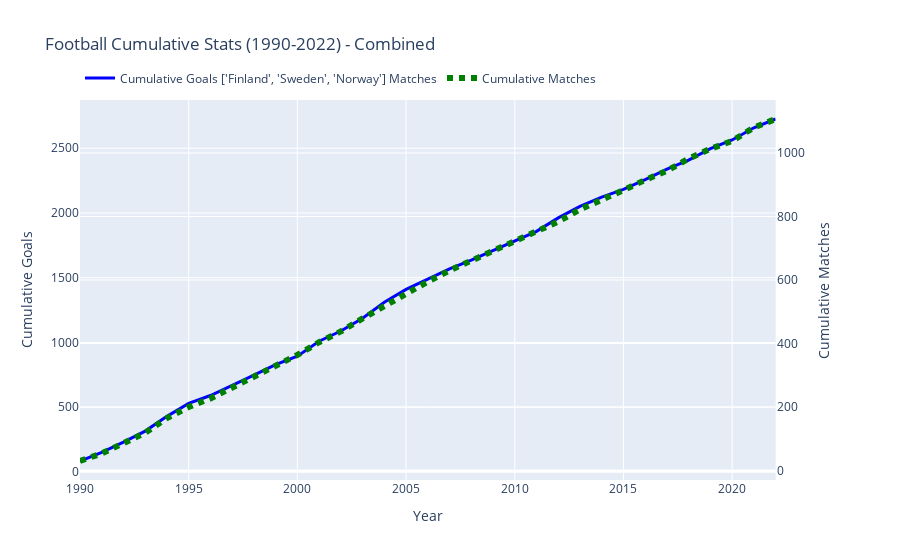
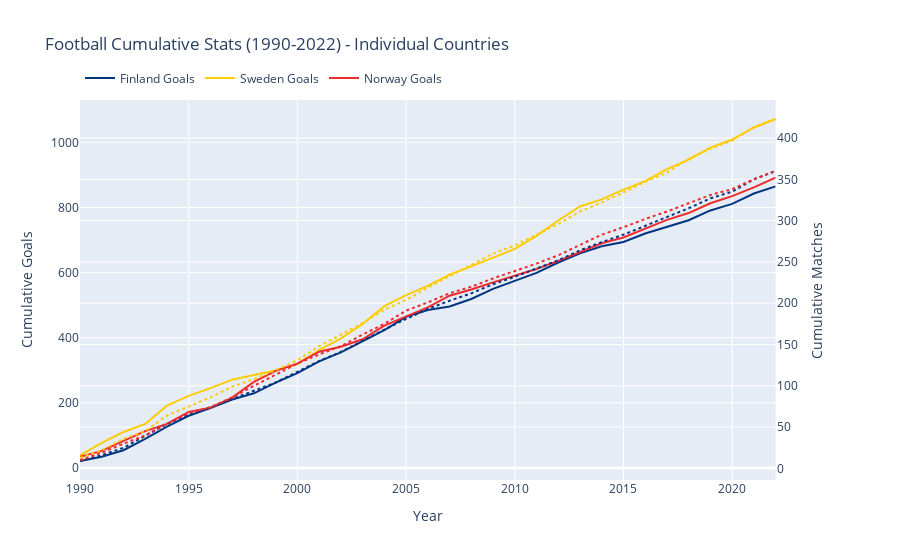

Notebook code cell kept with these figures, in order:
### Markdown cell above
<h1 style="line-height:3rem;">2. Time or Year against the Cumulative match and goals by countries </h1>

### Code cell
def plot_yearly_cumulative_stats(df, countries=None, start_year=1940, end_year=2024, individual=False):
    """
    Creates line graph with cumulative goals and matches by year
    
    Args:
        df: DataFrame with match data
        countries: List of countries to filter (None for all)
        start_year: First year to include
        end_year: Last year to include
        individual: Show separate lines for each country (default False)
    
    Returns:
        Plotly figure object
    """
    # Filter and process data
    df = df.copy()
    df['Year'] = pd.to_datetime(df['Date']).dt.year
    df = df[(df['Year'] >= start_year) & (df['Year'] <= end_year)].copy()

    # Filter by countries if specified
    if countries:
        mask = df['Home_team'].isin(countries) | df['Away_team'].isin(countries)
        df = df[mask].copy()

        # Add country column for individual tracing
        if individual:
            df['Team'] = df.apply(lambda x: x['Home_team'] if x['Home_team'] in countries else x['Away_team'], axis=1)

    # Sort by year after filtering
    df = df.sort_values('Year')

    # Create figure with secondary y-axis
    fig = make_subplots(specs=[[{"secondary_y": True}]])

    if individual and countries:
        # Individual country traces with custom colors
        for country in countries:
            country_df = df[(df['Home_team'] == country) | (df['Away_team'] == country)].copy()
            yearly_stats = country_df.groupby('Year').agg(
                Yearly_Home_Goals=('home_score', 'sum'),
                Yearly_Away_Goals=('away_score', 'sum'),
                Yearly_Matches=('Home_team', 'count')
            ).reset_index()

            yearly_stats['Yearly_Goals'] = yearly_stats['Yearly_Home_Goals'] + yearly_stats['Yearly_Away_Goals']
            yearly_stats[['Cumulative_Goals', 'Cumulative_Matches']] = yearly_stats[['Yearly_Goals', 'Yearly_Matches']].cumsum()

            country_color = get_country_color(country)
            
            # Goals trace
            fig.add_trace(
                go.Scatter(
                    x=yearly_stats['Year'],
                    y=yearly_stats['Cumulative_Goals'],
                    name=f'{country} Goals',
                    line=dict(color=country_color, width=2),
                    hovertemplate=f"{country}<br>Year: %{{x}}<br>Goals: %{{y:,}}<extra></extra>",
                    legendgroup=country
                ),
                secondary_y=False
            )
            
            # Matches trace (dotted line with same color)
            fig.add_trace(
                go.Scatter(
                    x=yearly_stats['Year'],
                    y=yearly_stats['Cumulative_Matches'],
                    name=f'{country} Matches',
                    line=dict(color=country_color, width=2, dash='dot'),
                    hovertemplate=f"{country}<br>Year: %{{x}}<br>Matches: %{{y:,}}<extra></extra>",
                    legendgroup=country,
                    showlegend=False
                ),
                secondary_y=True
            )
    else:
        # Combined statistics
        yearly_stats = df.groupby('Year').agg(
            Yearly_Home_Goals=('home_score', 'sum'),
            Yearly_Away_Goals=('away_score', 'sum'),
            Yearly_Matches=('Home_team', 'count')
        ).reset_index()

        yearly_stats['Yearly_Goals'] = yearly_stats['Yearly_Home_Goals'] + yearly_stats['Yearly_Away_Goals']
        yearly_stats[['Cumulative_Goals', 'Cumulative_Matches']] = yearly_stats[['Yearly_Goals', 'Yearly_Matches']].cumsum()

        # Combined goals line (using default blue)
        fig.add_trace(
            go.Scatter(
                x=yearly_stats['Year'],
                y=yearly_stats['Cumulative_Goals'],
                name=f'Cumulative Goals {countries} Matches',
                line=dict(color='blue', width=3),
                hovertemplate="Year: %{x}<br>Goals: %{y:,}<extra></extra>"
            ),
            secondary_y=False
        )

        # Combined matches line (using default green)
        fig.add_trace(
            go.Scatter(
                x=yearly_stats['Year'],
                y=yearly_stats['Cumulative_Matches'],
                name='Cumulative Matches',
                line=dict(color='green', width=6, dash='dot'),
                hovertemplate="Year: %{x}<br>Matches: %{y:,}<extra></extra>"
            ),
            secondary_y=True
        )

    # Layout
    title = f'Football Cumulative Stats ({start_year}-{end_year})'
    if countries:
        title += f' - {"Individual Countries" if individual else "Combined"}'

    fig.update_layout(
        title=title,
        xaxis_title='Year',
        hovermode='x unified',
        height=600,
        legend=dict(orientation="h", yanchor="bottom", y=1.02)
    )

    # Y-axis titles
    fig.update_yaxes(
        title_text="Cumulative Goals",
        secondary_y=False
    )
    fig.update_yaxes(
        title_text="Cumulative Matches",
        secondary_y=True
    )

    return fig

# Example Usage
df = pd.read_csv("Datasets/Sports_Football_1872_2025.csv")

# Example 1: Combined view for Nordic countries
fig1 = plot_yearly_cumulative_stats(df,
                                  countries=['Finland', 'Sweden', 'Norway'],
                                  start_year=1990,
                                  end_year=2022,
                                  individual=False)
fig1.show()

# Example 2: Individual traces for Nordic countries
fig2 = plot_yearly_cumulative_stats(df,
                                  countries=['Finland', 'Sweden', 'Norway'],
                                  start_year=1990,
                                  end_year=2022,
                                  individual=True)
fig2.show()

### Figure 1 — Plotly figure (JSON) as saved in the notebook; plotly's stock layout.template omitted (floating-point values rounded to 4 significant figures)
{"data": [{"hovertemplate": "Year: %{x}<br>Goals: %{y:,}<extra></extra>", "line": {"color": "blue", "width": 3}, "name": "Cumulative Goals ['Finland', 'Sweden', 'Norway'] Matches", "type": "scatter", "x": [1990, 1991, 1992, 1993, 1994, 1995, 1996, 1997, 1998, 1999, 2000, 2001, 2002, 2003, 2004, 2005, 2006, 2007, 2008, 2009, 2010, 2011, 2012, 2013, 2014, 2015, 2016, 2017, 2018, 2019, 2020, 2021, 2022], "xaxis": "x", "y": [84, 151, 230, 315, 429, 529, 590, 667, 748, 829, 894, 1009, 1088, 1187, 1311, 1410, 1486, 1568, 1635, 1709, 1781, 1858, 1962, 2051, 2122, 2182, 2257, 2339, 2409, 2497, 2564, 2658, 2726], "yaxis": "y"}, {"hovertemplate": "Year: %{x}<br>Matches: %{y:,}<extra></extra>", "line": {"color": "green", "dash": "dot", "width": 6}, "name": "Cumulative Matches", "type": "scatter", "x": [1990, 1991, 1992, 1993, 1994, 1995, 1996, 1997, 1998, 1999, 2000, 2001, 2002, 2003, 2004, 2005, 2006, 2007, 2008, 2009, 2010, 2011, 2012, 2013, 2014, 2015, 2016, 2017, 2018, 2019, 2020, 2021, 2022], "xaxis": "x", "y": [30, 54, 86, 119, 165, 200, 227, 260, 293, 327, 364, 404, 438, 479, 519, 559, 595, 630, 661, 693, 721, 751, 784, 822, 855, 883, 915, 944, 982, 1013, 1038, 1080, 1107], "yaxis": "y2"}], "layout": {"autosize": true, "hovermode": "x unified", "legend": {"orientation": "h", "x": 0, "y": 1.02, "yanchor": "bottom"}, "title": {"text": "Football Cumulative Stats (1990-2022) - Combined"}, "xaxis": {"anchor": "y", "autorange": true, "domain": [0, 0.94], "range": [1990, 2022], "title": {"text": "Year"}, "type": "linear"}, "yaxis": {"anchor": "x", "autorange": true, "domain": [0, 1], "range": [-62.78, 2873.0], "title": {"text": "Cumulative Goals"}, "type": "linear"}, "yaxis2": {"anchor": "x", "autorange": true, "overlaying": "y", "range": [-29.83, 1167.0], "side": "right", "title": {"text": "Cumulative Matches"}, "type": "linear"}}}

### Figure 2 — Plotly figure (JSON) as saved in the notebook; plotly's stock layout.template omitted (floating-point values rounded to 4 significant figures)
{"data": [{"hovertemplate": "Finland<br>Year: %{x}<br>Goals: %{y:,}<extra></extra>", "legendgroup": "Finland", "line": {"color": "#003580", "width": 2}, "name": "Finland Goals", "type": "scatter", "x": [1990, 1991, 1992, 1993, 1994, 1995, 1996, 1997, 1998, 1999, 2000, 2001, 2002, 2003, 2004, 2005, 2006, 2007, 2008, 2009, 2010, 2011, 2012, 2013, 2014, 2015, 2016, 2017, 2018, 2019, 2020, 2021, 2022], "xaxis": "x", "y": [21, 34, 54, 89, 127, 160, 184, 210, 229, 262, 291, 327, 355, 389, 423, 464, 485, 496, 519, 550, 574, 599, 631, 659, 681, 694, 720, 741, 761, 791, 811, 843, 865], "yaxis": "y"}, {"hovertemplate": "Finland<br>Year: %{x}<br>Matches: %{y:,}<extra></extra>", "legendgroup": "Finland", "line": {"color": "#003580", "dash": "dot", "width": 2}, "name": "Finland Matches", "showlegend": false, "type": "scatter", "x": [1990, 1991, 1992, 1993, 1994, 1995, 1996, 1997, 1998, 1999, 2000, 2001, 2002, 2003, 2004, 2005, 2006, 2007, 2008, 2009, 2010, 2011, 2012, 2013, 2014, 2015, 2016, 2017, 2018, 2019, 2020, 2021, 2022], "xaxis": "x", "y": [9, 16, 25, 40, 54, 65, 74, 84, 94, 104, 117, 130, 141, 155, 168, 181, 193, 203, 212, 223, 232, 242, 252, 264, 274, 283, 294, 304, 315, 327, 335, 350, 360], "yaxis": "y2"}, {"hovertemplate": "Sweden<br>Year: %{x}<br>Goals: %{y:,}<extra></extra>", "legendgroup": "Sweden", "line": {"color": "#FECC02", "width": 2}, "name": "Sweden Goals", "type": "scatter", "x": [1990, 1991, 1992, 1993, 1994, 1995, 1996, 1997, 1998, 1999, 2000, 2001, 2002, 2003, 2004, 2005, 2006, 2007, 2008, 2009, 2010, 2011, 2012, 2013, 2014, 2015, 2016, 2017, 2018, 2019, 2020, 2021, 2022], "xaxis": "x", "y": [38, 77, 110, 135, 191, 221, 245, 271, 285, 299, 319, 362, 398, 442, 497, 531, 559, 594, 619, 646, 673, 713, 760, 803, 825, 855, 881, 918, 947, 984, 1009, 1046, 1072], "yaxis": "y"}, {"hovertemplate": "Sweden<br>Year: %{x}<br>Matches: %{y:,}<extra></extra>", "legendgroup": "Sweden", "line": {"color": "#FECC02", "dash": "dot", "width": 2}, "name": "Sweden Matches", "showlegend": false, "type": "scatter", "x": [1990, 1991, 1992, 1993, 1994, 1995, 1996, 1997, 1998, 1999, 2000, 2001, 2002, 2003, 2004, 2005, 2006, 2007, 2008, 2009, 2010, 2011, 2012, 2013, 2014, 2015, 2016, 2017, 2018, 2019, 2020, 2021, 2022], "xaxis": "x", "y": [13, 22, 36, 45, 64, 75, 86, 99, 108, 119, 131, 148, 162, 176, 192, 204, 219, 233, 247, 260, 270, 283, 296, 311, 322, 334, 347, 358, 375, 387, 397, 413, 423], "yaxis": "y2"}, {"hovertemplate": "Norway<br>Year: %{x}<br>Goals: %{y:,}<extra></extra>", "legendgroup": "Norway", "line": {"color": "#EF2B2D", "width": 2}, "name": "Norway Goals", "type": "scatter", "x": [1990, 1991, 1992, 1993, 1994, 1995, 1996, 1997, 1998, 1999, 2000, 2001, 2002, 2003, 2004, 2005, 2006, 2007, 2008, 2009, 2010, 2011, 2012, 2013, 2014, 2015, 2016, 2017, 2018, 2019, 2020, 2021, 2022], "xaxis": "x", "y": [34, 52, 83, 113, 135, 172, 185, 216, 264, 298, 320, 357, 372, 395, 437, 466, 493, 529, 548, 570, 591, 611, 636, 663, 690, 708, 736, 762, 783, 813, 835, 862, 892], "yaxis": "y"}, {"hovertemplate": "Norway<br>Year: %{x}<br>Matches: %{y:,}<extra></extra>", "legendgroup": "Norway", "line": {"color": "#EF2B2D", "dash": "dot", "width": 2}, "name": "Norway Matches", "showlegend": false, "type": "scatter", "x": [1990, 1991, 1992, 1993, 1994, 1995, 1996, 1997, 1998, 1999, 2000, 2001, 2002, 2003, 2004, 2005, 2006, 2007, 2008, 2009, 2010, 2011, 2012, 2013, 2014, 2015, 2016, 2017, 2018, 2019, 2020, 2021, 2022], "xaxis": "x", "y": [10, 19, 30, 40, 54, 67, 74, 86, 100, 113, 127, 138, 148, 162, 175, 191, 201, 212, 220, 230, 239, 248, 258, 271, 283, 292, 302, 311, 321, 331, 338, 350, 360], "yaxis": "y2"}], "layout": {"autosize": true, "hovermode": "x unified", "legend": {"orientation": "h", "x": 0, "y": 1.02, "yanchor": "bottom"}, "title": {"text": "Football Cumulative Stats (1990-2022) - Individual Countries"}, "xaxis": {"anchor": "y", "autorange": true, "domain": [0, 0.94], "range": [1990, 2022], "title": {"text": "Year"}, "type": "linear"}, "yaxis": {"anchor": "x", "autorange": true, "domain": [0, 1], "range": [-37.39, 1130.0], "title": {"text": "Cumulative Goals"}, "type": "linear"}, "yaxis2": {"anchor": "x", "autorange": true, "overlaying": "y", "range": [-14, 446], "side": "right", "title": {"text": "Cumulative Matches"}, "type": "linear"}}}
